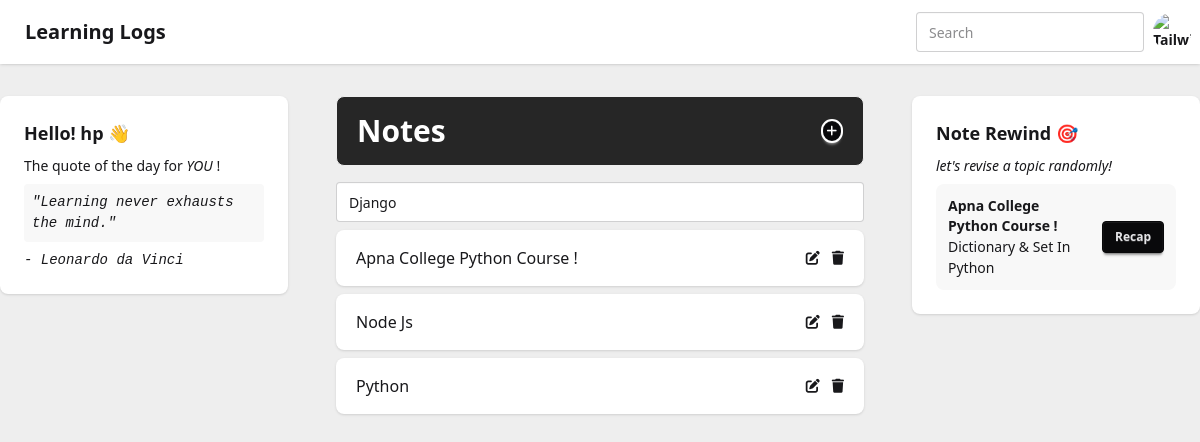
Screenshot of /update/10/ (signed in) with the database file from the repository.
### base/models.py (models this page shows, shortened)
class Quotes(models.Model):
    quote = models.TextField()
    author = models.CharField(max_length=200)

class Note(models.Model):
    user = models.ForeignKey(User, on_delete=models.CASCADE)
    name = models.CharField(max_length=200)
    created_date = models.DateTimeField(auto_now_add=True)
    updated_date = models.DateTimeField(auto_now=True)
    class Meta:
        ordering = ['-updated_date', '-created_date']
    def __str__(self):
        return self.name

class Topic(models.Model):
    topic_name = models.TextField()
    note = models.ForeignKey(Note, on_delete=models.CASCADE, blank=True, null=True)
    url = EmbedVideoField()
    summary = models.TextField(blank=True, null=True)
    transcript = models.TextField(blank=True, null=True)
    created_at = models.DateTimeField(auto_now_add=True,blank=True, null=True)
    updated_at = models.DateTimeField(auto_now=True,blank=True, null=True)
    class Meta:
        ordering = ['-updated_at', '-created_at']

### base/views.py (the view)
# urls.py: path('update/<int:pk>/', views.updateNote, name='update'),
def updateNote(request, pk):
    update = True
    note = Note.objects.get(id=pk)
    revision_topic = Topic.objects.order_by('?').first()
    if request.method == "POST":
        noteName = request.POST.get('name');
        note.name = noteName
        note.save()
        return redirect('home')
    notes = Note.objects.exclude(id=pk).filter(user=request.user)
    quote = Quotes.objects.get(id=random.randint(1,5))
    context = {
        'note':note,
        'notes':notes,
        'quote':quote,
        'update':update,
        'revision_topic':revision_topic,
    }
    return render(request, 'base/home.html', context)

### templates/base/home.html (shortened to what this page needs)
{% extends 'main.html' %} {% load static %} {% block body %}
 {% include 'base/navbar.html' %}
<div class="grid grid-cols-1 gap-6 pt-24 md:grid-cols-[1fr_2fr_1fr]">
  <div
    class="card rounded-lg h-fit bg-base-100 card-md shadow-sm hidden md:block"
  >
    <div class="card-body">
      <h3 class="card-title">Hello! {{request.user.username}} 👋</h3>
      <p>The quote of the day for <i>YOU</i> !</p>
      <p id="quote" class="bg-base-200 rounded p-2 italic font-mono">
        "{{quote.quote}}"
      </p>
      <p class="font-mono italic text-sm">- {{quote.author}}</p>
    </div>
  </div>
  <div class="px-6">
    <div
      class="py-4 px-5 flex justify-between items-center bg-neutral-800 border border-base-300 rounded-lg"
    >
      <h1 class="text-white text-3xl font-bold">Notes</h1>
        <button class="btn btn-circle text-base-100 bg-neutral border-2 border-base-100 h-fit w-fit p-1 text-xs">
            <i class="fa-solid fa-plus font-bold" {% if not update %} onclick="togglehide()" {% endif %} ></i>
        </button>
    </div>
    <div class="mt-4 {% if not update %} hidden {% endif %}" id="input-form" onsubmit="document.getElementById('loading-screen').classList.toggle('hidden');">
      <form method="post" action="">
        <input
          class="w-full p-3 rounded bg-white input"
          type="text"
          name="name"
          required
          {%
          if
          update
          %}
          value="{{note.name}}"
          {%
          else
          %}
          placeholder="Press enter to add..."
          {%
          endif
          %}
          autofocus
        />
      </form>
    </div>
    <div id="topics-list">
      {% for note in notes %}
      <div
        class="flex justify-between shadow-sm rounded-lg py-4 px-5 mt-2 bg-base-100"
      >
        <a href="{% url 'note_view' note.id %}">{{note.name}}</a>
        <div class="flex justify-between items-center gap-3">
          <a class="text-sm" href="{% url 'update' note.id %}"
            ><i class="fa-solid fa-pen-to-square"></i
          ></a>
          <a class="text-sm" href="{% url 'delete' note.id %}"
            ><i class="fa-solid fa-trash"></i
          ></a>
        </div>
      </div>
      {% endfor %}
    </div>
  </div>
  <div
    class="card rounded-lg h-fit bg-base-100 card-md shadow-sm hidden md:block"
  >
    <div class="card-body">
      <h3 class="card-title">Note Rewind 🎯</h3>
      <p class="italic">let's revise a topic randomly!</p>
      <div class="bg-base-100">
        <div
          class="flex items-center justify-between gap-3 p-3 rounded-lg bg-base-200"
        >
          <div class="inline-block w-fit">
            <div>
              <h2 class="text-sm font-bold">{{revision_topic.note}}</h2>
              <p>{{revision_topic.topic_name}}</p>
            </div>
          </div>
          <div class="card-actions w-fit">
            <a
              href="{% url 'note_topic' revision_topic.note.id revision_topic.id %}"
            >
              <button class="btn btn-sm btn-neutral">Recap</button>
            </a>
          </div>
        </div>
      </div>
    </div>
  </div>
</div>
{% endblock body %}

### rows the page displays
Quotes: quote "Learning never exhausts the mind.", author "Leonardo da Vinci"
Note: name "Django"
Note: name "Apna College Python Course !"
Note: name "Node Js"
Note: name "Python"
Topic: note "Apna College Python Course !", topic_name "Dictionary & Set In Python"

### other values shown
{{ request.user.username }} "hp"
